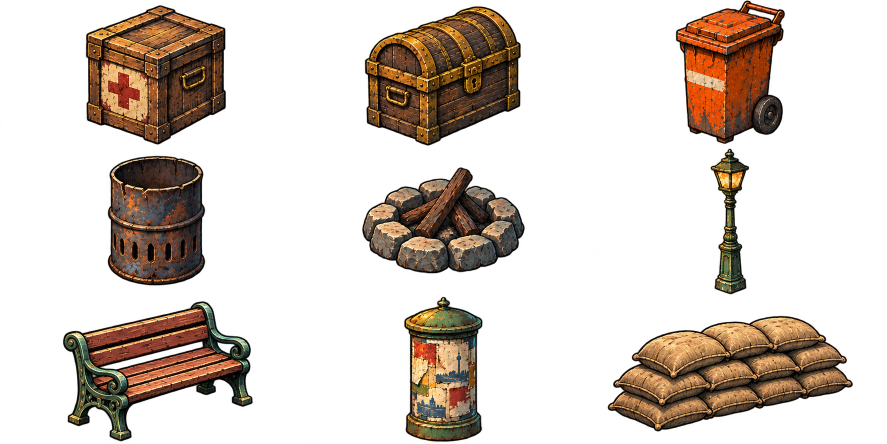
#> input picture assets/raw/codex/05-props/bodies.png, 1774 x 887 px (shown at 1/2 size)
$ python build_props.py
#> lines starting #> are read from the running program, lines starting #| are printed output that depends on the picture
"""Build only task05 picks, preserving every unrelated normalized asset."""
import json
from pathlib import Path
from PIL import Image, ImageDraw
from tools.sprites import normalise, ROOT

RAW=ROOT/'assets/raw/codex/05-props'

def write_json(path,data):
    path.write_text(json.dumps(data,indent=2,sort_keys=True,ensure_ascii=False,allow_nan=False)+'\n',encoding='utf8')
def build():
    im=Image.open(RAW/'bodies.png').convert('RGBA')
#> im is the input picture: PIL image 1774x887 RGBA; mean R, G, B, A 32.1, 22, 13.8, 70.2
    names=['crate','chest','bin','barrel','campfire','lamp','bench','litfass','sandbags']
    heights=[29,28,34,23,16,94,26,100,40]
    picks={}
    for n,(name,height) in enumerate(zip(names,heights)):
        col,row=n%3,n//3
        crop=[round(col*im.width/3),round(row*im.height/3),round((col+1)*im.width/3),round((row+1)*im.height/3)]
        picks['props/'+name]={'source':'bodies.png','crop':crop,'height':height,'alpha_threshold':8,'for':{'crate':'drawProp crate','chest':'drawProp chest','bin':'drawProp bin','barrel':'drawBarrel static body','campfire':'drawBarrel camp static body','lamp':'drawBB lamp','bench':'drawBB bench','litfass':'drawBB shrine','sandbags':'paintedSandbags'}[name]}
    # Fixed source cells keep authored flame poses; assembled into one shared horizontal sheet.
    fx=Image.open(RAW/'fire-fence.png').convert('RGBA')
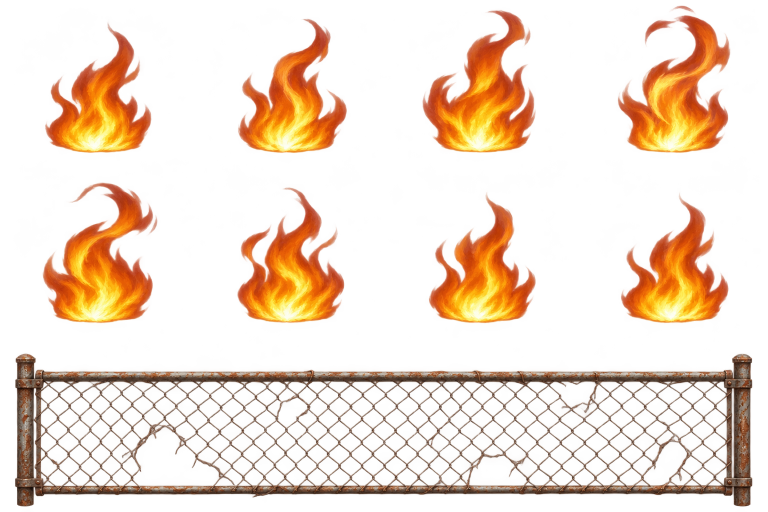
#> input picture assets/raw/codex/05-props/fire-fence.png, 1536 x 1024 px (shown at 1/2 size)
#> fx is the input picture: PIL image 1536x1024 RGBA; mean R, G, B, A 142.2, 80.3, 40.6, 56.7
    frames=[]
    for n in range(8):
        col,row=n%4,n//4
        frame=fx.crop((round(col*fx.width/4),round(row*fx.height/3),round((col+1)*fx.width/4),round((row+1)*fx.height/3)))
        box=frame.getchannel('A').point(lambda a:255 if a>8 else 0).getbbox()
        frame=frame.crop(box);frame.thumbnail((92,116),Image.Resampling.LANCZOS)
        cell=Image.new('RGBA',(96,120));cell.alpha_composite(frame,((96-frame.width)//2,119-frame.height));frames.append(cell)
#> this loop made 8 passes
#> box on passes 1 to 8: (90, 43, 303, 306), (91, 37, 310, 307), (76, 19, 304, 306), (83, 11, 309, 307), (85, 23, 315, 307), (90, 33, 305, 306), (89, 43, 304, 307), (89, 43, 306, 307)
#> pass 1, in build, `frame=fx.crop((round(col*fx.width/4),round(row*fx.height/3),round((col..`:
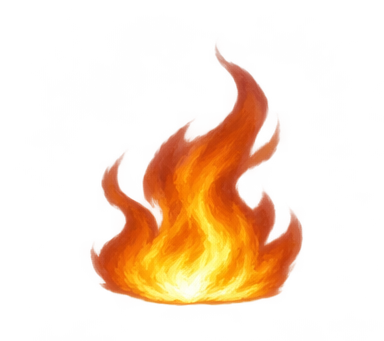
#> frame: PIL image 384x341 RGBA; mean R, G, B, A 136.3, 66.3, 25, 51.5; transparent parts drawn white
#> pass 1, in build, `frame = frame.crop(box)`:
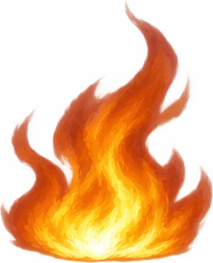
#> frame: PIL image 213x263 RGBA; mean R, G, B, A 184, 92.2, 32.2, 120.1; transparent parts drawn white
#> pass 2, in build, `frame=fx.crop((round(col*fx.width/4),round(row*fx.height/3),round((col..`:
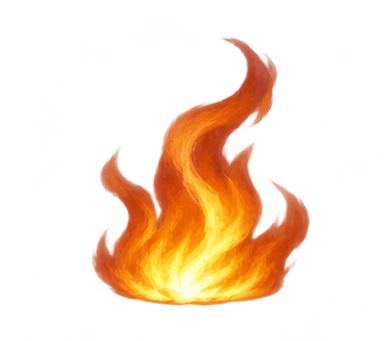
#> frame: PIL image 384x341 RGBA; mean R, G, B, A 147.3, 72.6, 26.5, 54; transparent parts drawn white
#> after the loop:
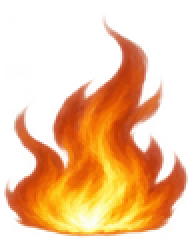
#> cell: PIL image 96x120 RGBA (shown 2 times larger); mean R, G, B, A 121.8, 59.7, 16.1, 105.5; transparent parts drawn white
#> after the loop:
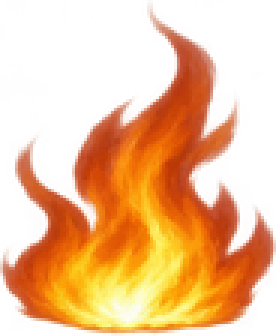
#> frame: PIL image 92x112 RGBA (shown 3 times larger); mean R, G, B, A 136.2, 66.7, 18, 118; transparent parts drawn white
#> after the loop, frames = 8 items
    sheet=Image.new('RGBA',(768,120))
#> sheet: PIL image 768x120 RGBA; every value is 0
    for n,frame in enumerate(frames):sheet.alpha_composite(frame,(n*96,0))
#> this loop made 8 passes
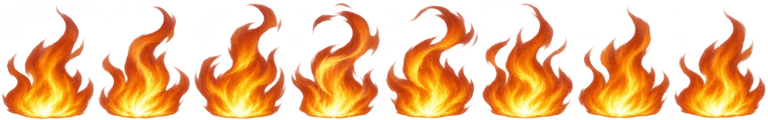
#> sheet: PIL image 768x120 RGBA; mean R, G, B, A 131.2, 63.7, 17.9, 112; transparent parts drawn white
    sheet.save(RAW/'flames.png')
    # Normalise the already assembled sheet at its exact 3 px/unit dimensions.
    picks['props/fence']={'source':'fire-fence.png','crop':[0,round(fx.height*2/3),fx.width,fx.height],'height':20,'alpha_threshold':8,'for':'drawFence projected shared face'}
    write_json(RAW/'picks.json',picks)
#> (the run stopped early here; a loop or call above may not have finished)
